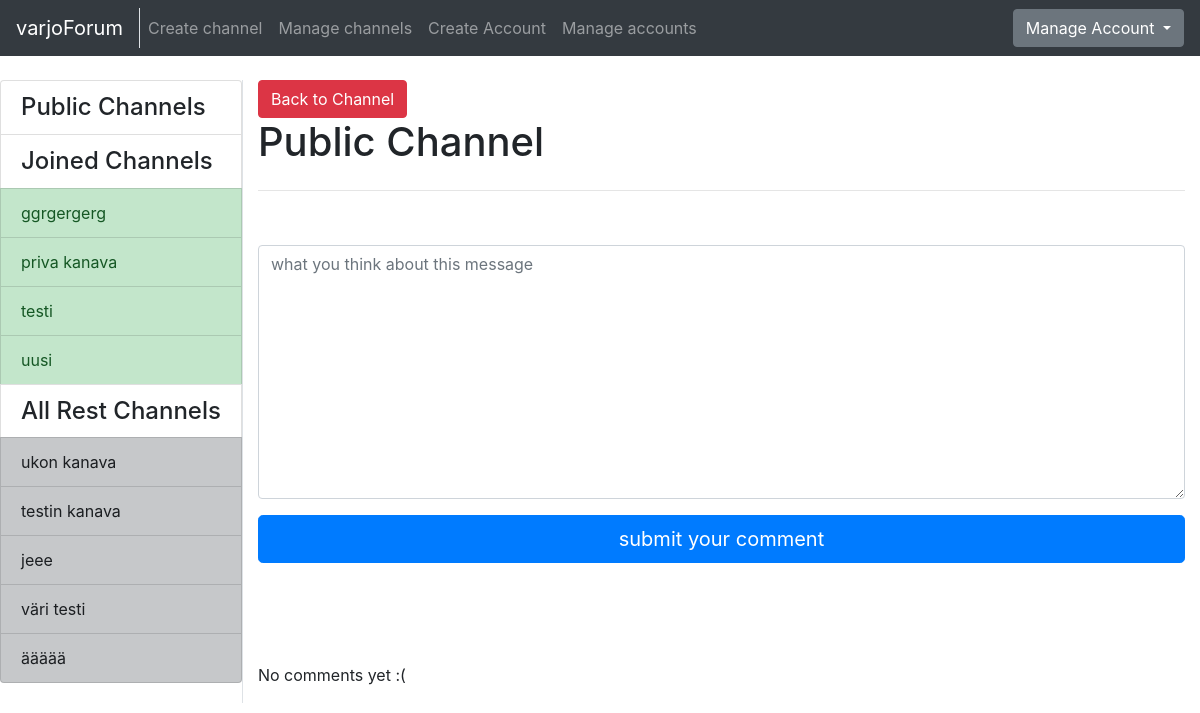
Page /channels/message/1/7/ (signed in) on the earlier database version.
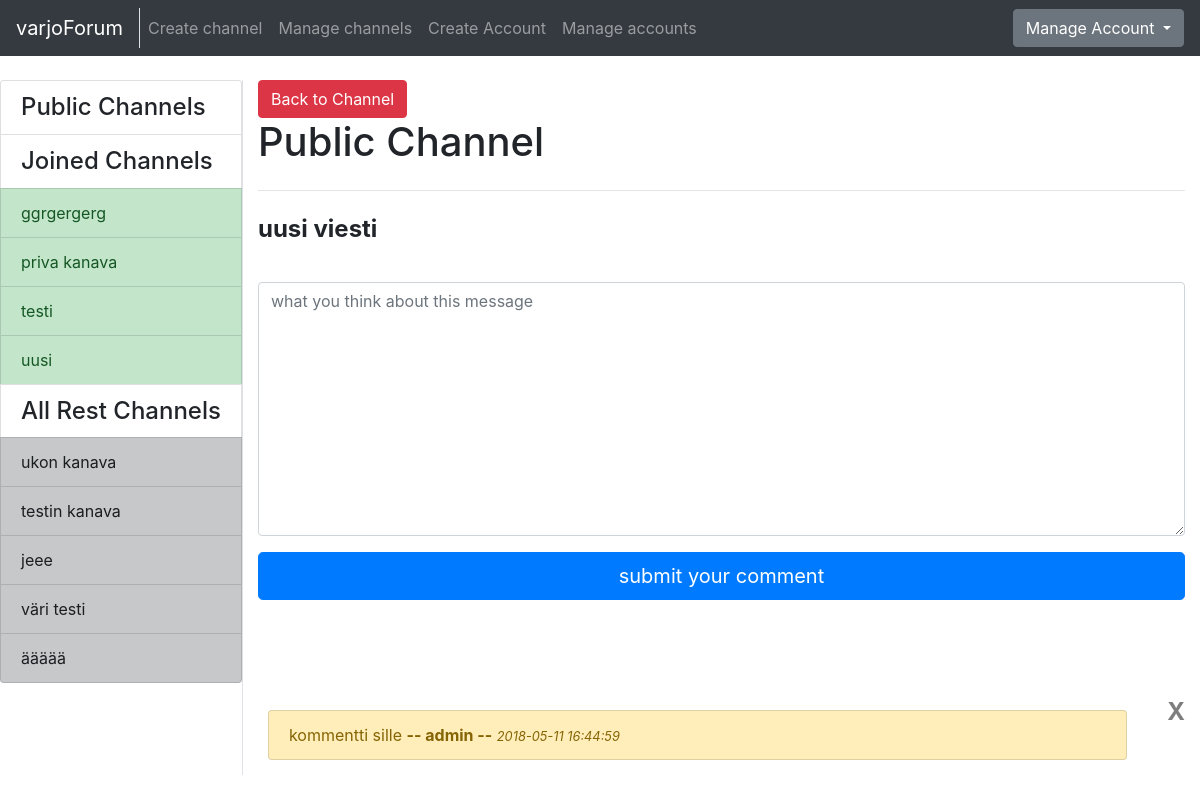
Same page on the later database version.
### application/channels/models.py (models this page shows, shortened)
class Channel(Base):
    name = db.Column(db.String(144), nullable=False)
    introduction = db.Column(db.Text, nullable=False)
    master_id = db.Column(db.Integer, nullable=False)
    public = db.Column(db.Boolean, nullable=False)
    messages = db.relationship("Message", backref='Channel', lazy=True)
    accounts = db.relationship('Account', secondary=accounts, lazy='subquery',
        backref=db.backref('channels', lazy=True))
    @staticmethod
    def get_my_channels(account_id):
        stmt = text("SELECT Channel.id, Channel.name, Channel.master_id"
                    " FROM Channel, Account, Accounts"
                    " WHERE Channel.id = Accounts.channel_id"
                    " AND Account.id = Accounts.account_id"
                    " AND Account.id = :account_id"
                    " ORDER BY Channel.name").params(account_id=account_id)
        res = db.engine.execute(stmt)
        response = []
        for row in res:
            response.append({"channel_id":row[0], "channel_name":row[1], "master_id":row[2]})
        return response
    @staticmethod
    def get_channels_where_not_in(account_id):
        stmt = text("SELECT channel.id, channel.name, channel.public"
                    " FROM Channel"
                    " WHERE Channel.id NOT IN ("
                        " SELECT Channel.id"
                            " FROM Channel, Account, Accounts"
                            " WHERE Channel.id = Accounts.channel_id"
                            " AND Account.id = Accounts.account_id"
                            " AND Account.id = :account_id"
                            " )").params(account_id=account_id)
        res = db.engine.execute(stmt)
        response = []
        for row in res:
            response.append({"id":row[0], "name":row[1], "public":row[2]})
        return response

### application/messages/models.py (models this page shows, shortened)
class Message(Base):
    body = db.Column(db.Text, nullable=False)
    writer = db.Column(db.String(144), nullable=False)
    account_id = db.Column(db.Integer, db.ForeignKey('account.id'), nullable=False)
    channel_id = db.Column(db.Integer, db.ForeignKey('channel.id'), nullable=False)
    comments = db.relationship("Comment", backref='message', lazy=True)

### application/comments/models.py (models this page shows, shortened)
class Comment(Base):
    body = db.Column(db.Text, nullable=False)
    writer = db.Column(db.String(144), nullable=False)
    message_id = db.Column(db.Integer, db.ForeignKey('message.id'), nullable=False)
    account_id = db.Column(db.Integer, db.ForeignKey('account.id'), nullable=False)

### application/messages/views.py (the view)
@app.route("/channels/message/<channel_id>/<message_id>/", methods=["GET"])
@login_required
def message_index(channel_id, message_id):
    c = Channel.query.get(channel_id)
    m = Message.query.get(message_id)
    comments = []
    if m is not None:
        comments = m.comments
    return render_template("messages/message.html", channel = c, message = m, comments = comments, messageform=MessageForm(),
        all_channels = Channel.get_channels_where_not_in(current_user.id), my_channels = Channel.get_my_channels(current_user.id))

### application/messages/forms.py
class MessageForm(FlaskForm):
    body = TextAreaField("Write your message: ", [validators.Length(min=2)])
    class Meta:
        csrf = False

### application/__init__.py (called while the page is built)
@login_manager.user_loader
def load_user(account_id):
  return Account.query.get(account_id)

### application/templates/messages/message.html (shortened to what this page needs)
{% extends "layout.html" %}
{% block body %}
  <a href="{{ url_for('one_channel_index', channel_id=channel.id, sort='first') }}">
    <button type="submit" class="btn btn-danger">Back to Channel</button>
  </a>
<h1>{{ channel.name }}</h1>
<hr class="my-4">
<h4><b>{{ message.body }}</b></h4>
<form method="POST" action="{{ url_for('message_new_comment', channel_id=channel.id, message_id=message.id) }}"
    name="messageform" style="padding-bottom: 100px; padding-top: 30px">
  <div class="form-group">
      {{ messageform.body(class="form-control", rows=10, placeholder="what you think about this message") }}
  </div>
  <button type="submit" class="btn btn-primary btn-lg btn-block" >submit your comment</button>
</form>
{% if not comments %}
<p>No comments yet :(</p>
{% endif %}
{% for comment in comments %}
<div class="row">
  <div class="col">
    <div class="list-group" style="padding: 10px">
      <ul class="list-group" style="padding: ">
        <div class="" style="padding-bottom: 5px">
          <li class="list-group-item list-group-item-warning" >
            {{ comment.body }} <b>-- {{ comment.writer }} --</b>   <i><small>{{ comment.date_created }}</small></i>
          </li>
        </div>
      </ul>
    </div>
  </div>
  <div class="col-md-auto">
    {% if current_user.admin == True or current_user.id == comment.account_id %}
    <form action="{{ url_for('comment_delete', channel_id=channel.id, message_id=message.id, comment_id=comment.id) }}" method="POST">
      <button type="submit" class="close">X</button>
    </form>
    {% endif %}
  </div>
</div>
{% endfor %}
{% endblock %}

### application/templates/layout.html (shortened to what this page needs)
<!DOCTYPE html>
  <html>
    <head>
      <link rel="stylesheet" href="https://maxcdn.bootstrapcdn.com/bootstrap/4.0.0/css/bootstrap.min.css">
    </head>
    <body>
      <nav class="navbar navbar-expand-md navbar-dark bg-dark mb-4">
        <div class="border-right">
          <a class="navbar-brand" href="{{ url_for('index') }}">varjoForum</a>
        </div>
        <div class="collapse navbar-collapse" id="navbarCollapse">
          <ul class="navbar-nav mr-auto">
            {% if current_user.is_authenticated %}
              <li class="nav-item">
                <a class="nav-link" href="{{ url_for('channels_create') }}">Create channel</a>
              </li>
            {% endif %}
            {% if current_user.admin == True %}
              <li class="nav-item">
                <a href="{{ url_for('channel_manager') }}" class="nav-link">Manage channels</a>
              </li>
              <li class="nav-item">
                <a href="{{ url_for('account_create') }}" class="nav-link">Create Account</a>
              </li>
              <li class="nav-item">
                <a class="nav-link" href="{{ url_for('account_list') }}">Manage accounts</a>
              </li>
            {% endif %}
          </ul>
            {% if current_user.is_authenticated %}
            <div class="btn-group">
              <button type="button" class="btn btn-secondary dropdown-toggle" data-toggle="dropdown" aria-haspopup="true" aria-expanded="false">
                  Manage Account
              </button>
            </div>
            {% else %}
            <a class="btn btn-success" href="{{ url_for('auth_login') }}">Login</a>
            {% endif %}
        </div>
      </nav>
      <div class="container-fluid" >
        <div class="row">
            <div class="border-right">
              <div class="col-sx" >
                <div style="float: left">
                  <div class="list-group">
                  {% if current_user.is_authenticated %}
                    <h4 class="list-group-item">Public Channels</h4>
                    {% if my_channels %}
                      <h4 class="list-group-item">Joined Channels</h4>
                    {% endif %}
                    {% for my_channel in my_channels %}
                      {% if my_channel.master_id == current_user.id %}
                      <a href="{{ url_for('one_channel_index', channel_id=my_channel.channel_id, sort='first') }}"
                          class="list-group-item list-group-item-action list-group-item-success">
                        {{ my_channel.channel_name }}
                      </a>
                      {% else %}
                      <a href="{{ url_for('one_channel_index', channel_id=my_channel.channel_id, sort='first') }}"
                          class="list-group-item list-group-item-action list-group-item-dark">
                        {{ my_channel.channel_name }}
                      </a>
                      {% endif %}
                    {% endfor %}
                    <h4 class="list-group-item">All Rest Channels</h4>
                {% else %}
                {% if all_channels %}
                <h4 class="list-group-item">All Channels</h4>
                {% endif %}
                {% endif %}
                {% for channel in all_channels %}
                  {% if channel.public == False %}
                  <a href="{{ url_for('one_channel_index', channel_id=channel.id, sort='first') }}"
                      class="list-group-item list-group-item-action list-group-item-dark">
                    {{ channel.name }}
                  </a>
                  {% endif %}
                {% endfor %}
              </div>
              </div>
              </div>
          </div>
          <div class="col">
            {% block body %}{% endblock %}
          </div>
        </div>
    </body>
  </html>

Differences in the rows shown:
added Message: body "uusi viesti"
added Comment: body "kommentti sille", writer "admin", date_created "2018-05-11 16:44:59"
Other differences:
text no longer shown: "No comments yet :("
